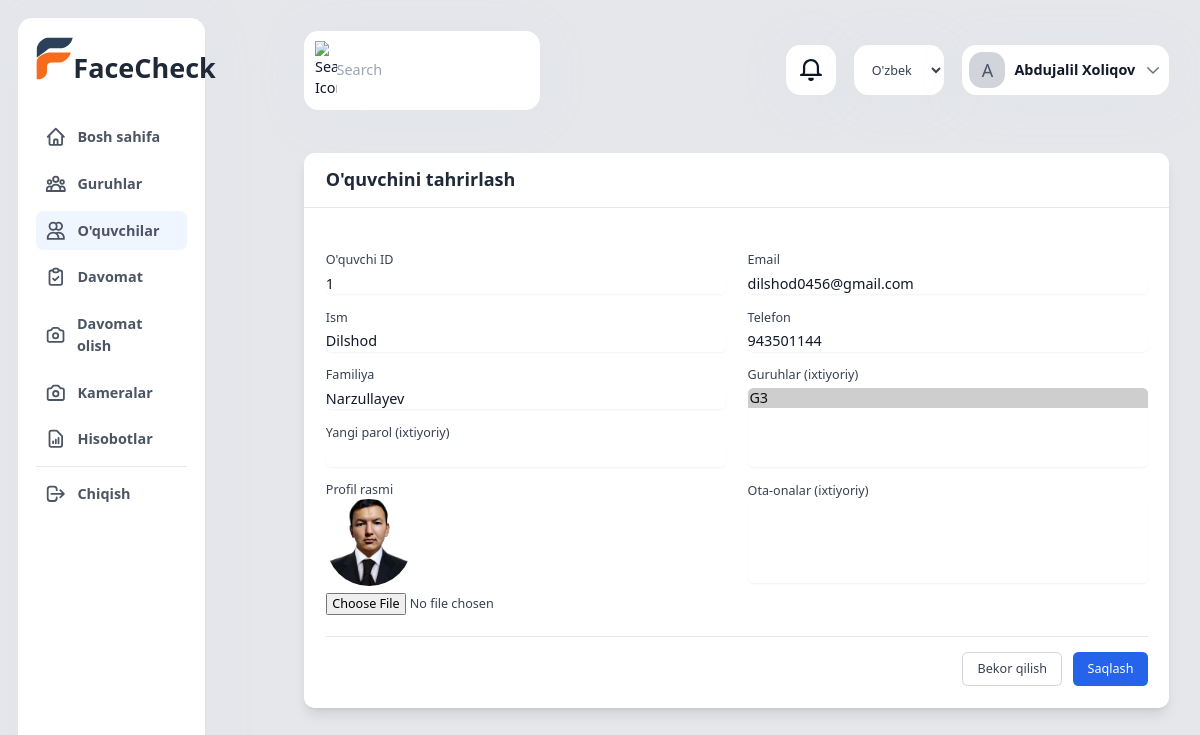
Screenshot of /uz/students/1/edit/ (signed in) with the database file from the repository.
### app/models.py (models this page shows, shortened)
class CustomUser(AbstractUser):
    USER_TYPE_CHOICES = (
        ('super_admin', 'Super Admin'),
        ('management', 'Rahbariyat'),
        ('teacher', 'O\'qituvchi'),
        ('student', 'O\'quvchi'),
        ('parent', 'Ota-ona'),
    )
    user_type = models.CharField(max_length=20, choices=USER_TYPE_CHOICES)
    phone_number = models.CharField(max_length=15, blank=True)
    profile_image = models.ImageField(upload_to='profile_pictures/', null=False, blank=False)
    face_encoding = models.BinaryField(null=True, blank=True)
    class Meta:
        verbose_name = _('Foydalanuvchi')
        verbose_name_plural = _('Foydalanuvchilar')

class Student(models.Model):
    user = models.OneToOneField(CustomUser, on_delete=models.CASCADE)
    groups = models.ManyToManyField(Group, related_name='students')
    parents = models.ManyToManyField(CustomUser, related_name='children')
    student_id = models.CharField(_("O'quvchi ID"), max_length=20, unique=True)
    class Meta:
        verbose_name = _("O'quvchi")
        verbose_name_plural = _("O'quvchilar")

class Group(models.Model):
    name = models.CharField(_('Nomi'), max_length=100)
    department = models.ForeignKey(Department, on_delete=models.CASCADE, related_name='groups')
    teacher = models.ForeignKey(CustomUser, on_delete=models.SET_NULL, null=True, related_name='teaching_groups')
    start_date = models.DateField(_('Boshlanish sanasi'))
    end_date = models.DateField(_('Tugash sanasi'))
    active = models.BooleanField(_('Faol'), default=True)
    created_at = models.DateTimeField(auto_now_add=True)
    class Meta:
        verbose_name = _('Guruh')
        verbose_name_plural = _('Guruhlar')
        ordering = ['-created_at']

### app/views.py (the view, shortened to what this page needs)
# urls.py: path('students/<int:pk>/edit/', views.student_edit, name='student_edit'),
@login_required
def student_edit(request, pk):
    student = get_object_or_404(Student.objects.select_related('user'), pk=pk)
    groups = Group.objects.all()
    parents = CustomUser.objects.filter(user_type='parent')
    return render(request, 'students/edit.html', {
        'student': student,
        'groups': groups,
        'parents': parents
    })

### app/context_processors.py (called while the page is built)
def camera_status(request):
    context = {}
    if request.user.is_authenticated and (request.user.is_staff or request.user.is_superuser):
        context['active_camera_count'] = Camera.objects.filter(active=True).count()
    return context

### app/templates/students/edit.html (shortened to what this page needs)
{% extends 'base.html' %}
{% load static %}
{% load i18n %}
{% block content %}
<div class="container mx-auto p-6">
    <div class="bg-white rounded-xl shadow-lg">
        <div class="px-6 py-4 border-b border-gray-200">
            <h2 class="text-xl font-semibold text-gray-800">{% trans "O'quvchini tahrirlash" %}</h2>
        </div>
        <form method="post" enctype="multipart/form-data" class="p-6 space-y-6">
            <div class="grid grid-cols-2 gap-6">
                <div class="space-y-4">
                    <div>
                        <label class="block text-sm font-medium text-gray-700">{% trans "O'quvchi ID" %}</label>
                        <input type="text" name="student_id" required
                            value="{{ student.student_id }}"
                            class="mt-1 block w-full rounded-md border-gray-300 shadow-sm focus:border-blue-500 focus:ring-blue-500">
                    </div>
                    <div>
                        <label class="block text-sm font-medium text-gray-700">{% trans "Ism" %}</label>
                        <input type="text" name="first_name" required
                            value="{{ student.user.first_name }}"
                            class="mt-1 block w-full rounded-md border-gray-300 shadow-sm focus:border-blue-500 focus:ring-blue-500">
                    </div>
                    <div>
                        <label class="block text-sm font-medium text-gray-700">{% trans "Familiya" %}</label>
                        <input type="text" name="last_name" required
                            value="{{ student.user.last_name }}"
                            class="mt-1 block w-full rounded-md border-gray-300 shadow-sm focus:border-blue-500 focus:ring-blue-500">
                    </div>
                    <div>
                        <label class="block text-sm font-medium text-gray-700">{% trans "Yangi parol" %} ({% trans "ixtiyoriy" %})</label>
                        <input type="password" name="password"
                            class="mt-1 block w-full rounded-md border-gray-300 shadow-sm focus:border-blue-500 focus:ring-blue-500">
                    </div>
                    <div>
                        <label class="block text-sm font-medium text-gray-700">{% trans "Profil rasmi" %}</label>
                        {% if student.user.profile_image %}
                            <img src="{{ student.user.profile_image.url }}" alt="Profile Image" class="h-24 w-24 rounded-full object-cover mb-2">
                        {% endif %}
                        <input type="file" name="profile_image" accept="image/*" class="mt-1 block w-full text-sm text-gray-700">
                    </div>
                </div>
                <div class="space-y-4">
                    <div>
                        <label class="block text-sm font-medium text-gray-700">Email</label>
                        <input type="email" name="email"
                            value="{{ student.user.email }}"
                            class="mt-1 block w-full rounded-md border-gray-300 shadow-sm focus:border-blue-500 focus:ring-blue-500">
                    </div>
                    <div>
                        <label class="block text-sm font-medium text-gray-700">{% trans "Telefon" %}</label>
                        <input type="tel" name="phone_number"
                            value="{{ student.user.phone_number }}"
                            class="mt-1 block w-full rounded-md border-gray-300 shadow-sm focus:border-blue-500 focus:ring-blue-500">
                    </div>
                    <div>
                        <label class="block text-sm font-medium text-gray-700">{% trans "Guruhlar" %} ({% trans "ixtiyoriy" %})</label>
                        <select name="groups" multiple class="mt-1 block w-full rounded-md border-gray-300 shadow-sm focus:border-blue-500 focus:ring-blue-500">
                            {% for group in groups %}
                            <option value="{{ group.id }}" {% if group in student.groups.all %}selected{% endif %}>
                                {{ group.name }}
                            </option>
                            {% endfor %}
                        </select>
                    </div>
                    <div>
                        <label class="block text-sm font-medium text-gray-700">{% trans "Ota-onalar" %} ({% trans "ixtiyoriy" %})</label>
                        <select name="parents" multiple class="mt-1 block w-full rounded-md border-gray-300 shadow-sm focus:border-blue-500 focus:ring-blue-500">
                        </select>
                    </div>
                </div>
            </div>
            <div class="flex justify-end space-x-3 pt-4 border-t border-gray-200">
                <a href="{% url 'app:student_list' %}" class="px-4 py-2 text-sm font-medium text-gray-700 bg-white border border-gray-300 rounded-md hover:bg-gray-50">
                    {% trans "Bekor qilish" %}
                </a>
                <button type="submit" class="px-4 py-2 text-sm font-medium text-white bg-blue-600 rounded-md hover:bg-blue-700">
                    {% trans "Saqlash" %}
                </button>
            </div>
        </form>
    </div>
</div>
{% endblock %}

### app/templates/details/header.html (shortened to what this page needs)
{% load static %}
{% load i18n %}
<div class="container w-full mx-auto p-6">
    <div class="flex justify-between items-center mb-7.5">
        <div class="search-bar flex items-center bg-white rounded-2xl p-3 w-[16.375rem] shadow-[0px_6px_58px_#c3cbd61a]">
            <img src="{% static 'assets/images/img_icn_general_search.svg' %}" alt="{% trans 'Search Icon' %}" width="24" height="24" class="mr-2.75" />
            <input type="text" placeholder="{% trans 'Search' %}" class="border-none outline-none text-base text-gray-600 w-full bg-transparent" />
        </div>
        <div class="user-actions flex items-center">
            <div class="notifications bg-white rounded-2xl w-14 h-14 flex justify-center items-center mr-5 shadow-[0px_6px_58px_#c3cbd61a] cursor-pointer">
                <img src="{% static 'assets/images/img_icn_general_notifications.svg' %}" alt="{% trans 'Notifications' %}" width="24" height="24" />
            </div>
            <div class="relative flex items-center">
                <form action="{% url 'set_language' %}" method="post" class="mr-5">
                    <select name="language" onchange="this.form.submit()" class="bg-white rounded-2xl h-14 w-[100px] text-sm text-gray-700 px-4 py-1 shadow-[0px_6px_58px_#c3cbd61a] focus:outline-none hover:bg-gray-50 cursor-pointer">
                        {% get_current_language as LANGUAGE_CODE %}
                        {% get_available_languages as LANGUAGES %}
                        {% for lang in LANGUAGES %}
                            <option value="{{ lang.0 }}" {% if lang.0 == LANGUAGE_CODE %}selected{% endif %}>
                                {{ lang.1 }}
                            </option>
                        {% endfor %}
                    </select>
                </form>
                <button type="button" onclick="toggleDropdown()" class="user-profile flex items-center bg-white h-14 rounded-2xl p-2 shadow-[0px_6px_58px_#c3cbd61a] hover:bg-gray-50">
                    {% if request.user.profile_image %}
                        <img src="{{ request.user.profile_image.url }}" alt="{% trans 'User Profile' %}" class="profile-pic w-[40px] rounded-[0.9375rem] mr-2.5" />
                    {% else %}
                        <span class="profile-pic w-[40px] h-[40px] rounded-[0.9375rem] mr-2.5 bg-gray-300 flex items-center justify-center text-xl text-gray-600">{{ request.user.get_full_name|make_list|first|upper }}</span>
                    {% endif %}
                    <span class="text-base font-bold text-gray-900 mr-2.5">{{ user.get_full_name }}</span>
                    <svg class="w-5 h-5 text-gray-500" fill="none" stroke="currentColor" viewBox="0 0 24 24">
                        <path stroke-linecap="round" stroke-linejoin="round" stroke-width="2" d="M19 9l-7 7-7-7" />
                    </svg>
                </button>
            </div>
        </div>
    </div>
</div>

### app/templates/base.html (style rules this page uses)
body { zoom: 0.9; -moz-transform: scale(0.9); -moz-transform-origin: 0 0; }

### rows the page displays
CustomUser: user.get_full_name|make_list "A", get_full_name "Abdujalil Xoliqov"
Student: student_id "1", first_name "Dilshod", last_name "Narzullayev", user.profile_image (picture), email "dilshod0456@gmail.com", phone_number "943501144", groups "G3 ☑"

### other values shown
form field language "O'zbek tili"
